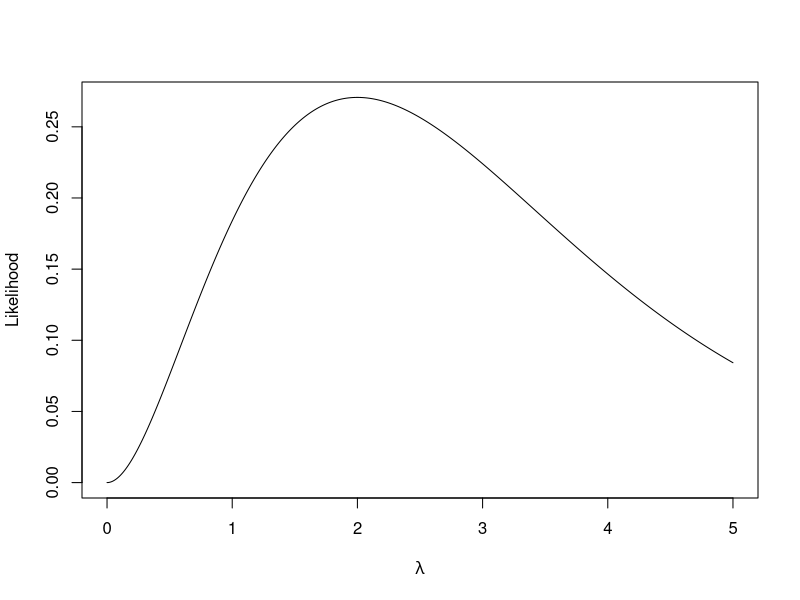

Write the R code that produced this figure.
## ---- chunk 1
dpois(x = 2, lambda = 1.5)
## ---- chunk 2
dpois(x = 2, lambda = c(2, 2.5))
## ---- chunk 3
lambda.vals <- seq(from = 0, to = 5, by = 0.01)
my.lhood <- dpois(x = 2, lambda = lambda.vals)
plot(lambda.vals, my.lhood, xlab = expression(lambda), ylab = "Likelihood", type = "l")
